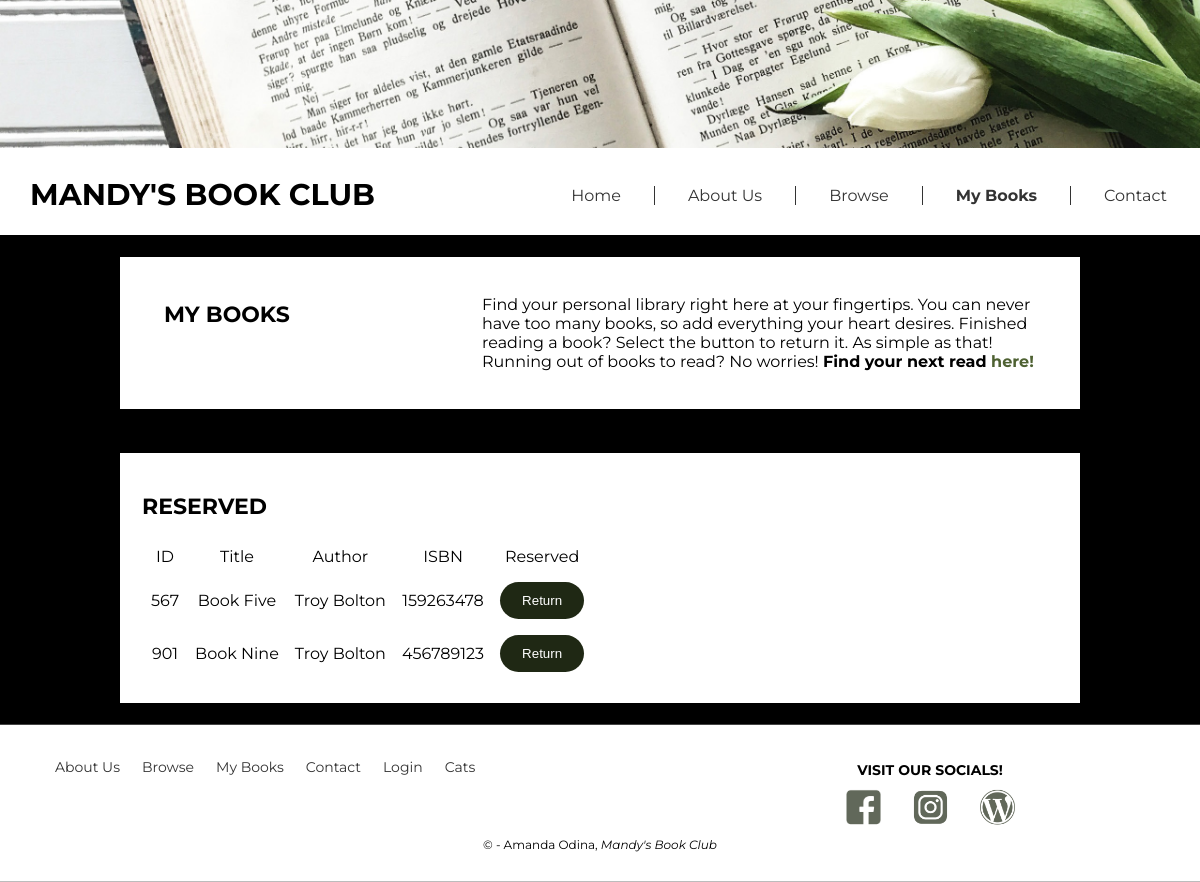
Page /mybooks.php (signed in) on the committed database.
### tables this page shows
CREATE TABLE `books` (
  `book_id` int(11) NOT NULL,
  `ISBN` int(11) NOT NULL,
  `book_title` varchar(255) NOT NULL,
  `total_pages` int(11) NOT NULL,
  `edition_number` int(11) NOT NULL,
  `year_published` int(11) NOT NULL,
  `publishing_company_id` int(11) NOT NULL
);

CREATE TABLE `authors` (
  `author_id` int(11) NOT NULL,
  `first_name` varchar(255) NOT NULL,
  `last_name` varchar(255) NOT NULL,
  `social_security` int(11) DEFAULT NULL,
  `birthyear` int(11) DEFAULT NULL,
  `author_page` varchar(255) NOT NULL
);

### functions.php (called while the page is built, shortened)
<?php
function getMyBooks() {
	$query = "SELECT Books.book_id, Books.book_title, Books.ISBN, Authors.first_name, Authors.last_name, u.reserved_id FROM Books
					JOIN book_author ON Books.book_id = book_author.book_id
					JOIN Authors ON Authors.author_id = book_author.author_id
					JOIN book_status s ON s.book_id = Books.book_id
					JOIN user_reserved_book u ON u.status_id = s.status_id
					WHERE s.reserved=1 AND u.user_id = ?
					ORDER BY Books.book_id";
	$stmt = $GLOBALS['db']->prepare($query);
	$stmt->bind_param('s', $GLOBALS['user']);
	$stmt->bind_result($bookid, $title, $isbn, $author_first, $author_last, $reserved_id);
	$stmt->execute();
	$books = [];
	while ($stmt->fetch()) {
		array_push($books, [
			'bookid' => $bookid,
			'title' => $title,
			'isbn' => $isbn,
			'author_first' => $author_first,
			'author_last' => $author_last,
			'reservedid' => $reserved_id
		]);
	}
	return $books;
}

### mybooks.php (the view, shortened to what this page needs)
<?php
	include 'functions.php';
	$books = getMyBooks();
	include 'header.php';
?>
		<div class="infoblock">
			<h2>My Books</h2>
			<p>Find your personal library right here at your fingertips. You can never
			have too many books, so add everything your heart desires. Finished
			reading a book? Select the button to return it. As simple as that!
			Running out of books to read? No worries! <b>Find your next read <a href="browse.php" class="welcomelink">here!</a></b></p>
		</div>
		<div class="centerBlock">
			<h2>Reserved</h2>
			<table cellpadding="7">
				<thead>
					<tr>
						<td>ID</td>
						<td>Title</td>
						<td>Author</td>
						<td>ISBN</td>
						<td>Reserved</td>
					</tr>
				</thead>
				<tbody>
				<?php
					foreach($books as $book) {
						echo "
						<tr>
							<td>".$book['bookid']."</td>
							<td>".$book['title']."</td>
							<td>".$book['author_first']." ".$book['author_last']."</td>
							<td>".$book['isbn']."</td>
							<td>
								<form method='POST' action='mybooks.php'>
									<button name='return_book' value='".$book['reservedid']."' type='submit'>Return</button>
								</form>
							</td>
						</tr>";
					}
				?>
				</tbody>
			</table>
		</div>
	<?php include 'footer.php';?>
	</body>
</html>

### main.css (style rules this page uses)
body { font-family: 'Montserrat', sans-serif; margin: 0 auto; background-color: #000; }
.infoblock { margin: 0 auto; overflow: hidden; width: 960px; background-color: #fff; margin-bottom: 44px; }
.infoblock h2 { float: left; width: 30%; font-size: 22px; text-transform: uppercase; margin-top: 44px; margin-left: 44px; }
.infoblock p { float: right; width: 60%; padding: 22px; text-align: left; }
.centerBlock { width: 916px; margin: 0 auto; margin-bottom: 22px; padding: 22px; background: #fff; min-height: 200px; }
.centerBlock h2 { font-size: 22px; font-weight: 700; text-transform: uppercase; }
button { background-color: #1f2814; color: #fff; border: none; text-decoration: none; padding: 11px 22px; border-radius: 22px; text-align: center; }
.welcomelink { color: #4e6132; text-decoration: none; }
td { text-align: center; }

### rows in the picture
books: book_id "567", book_title "Book Five", authors.first_name "Troy", authors.last_name "Bolton", ISBN "159263478"
books: book_id "901", book_title "Book Nine", authors.first_name "Troy", authors.last_name "Bolton", ISBN "456789123"
